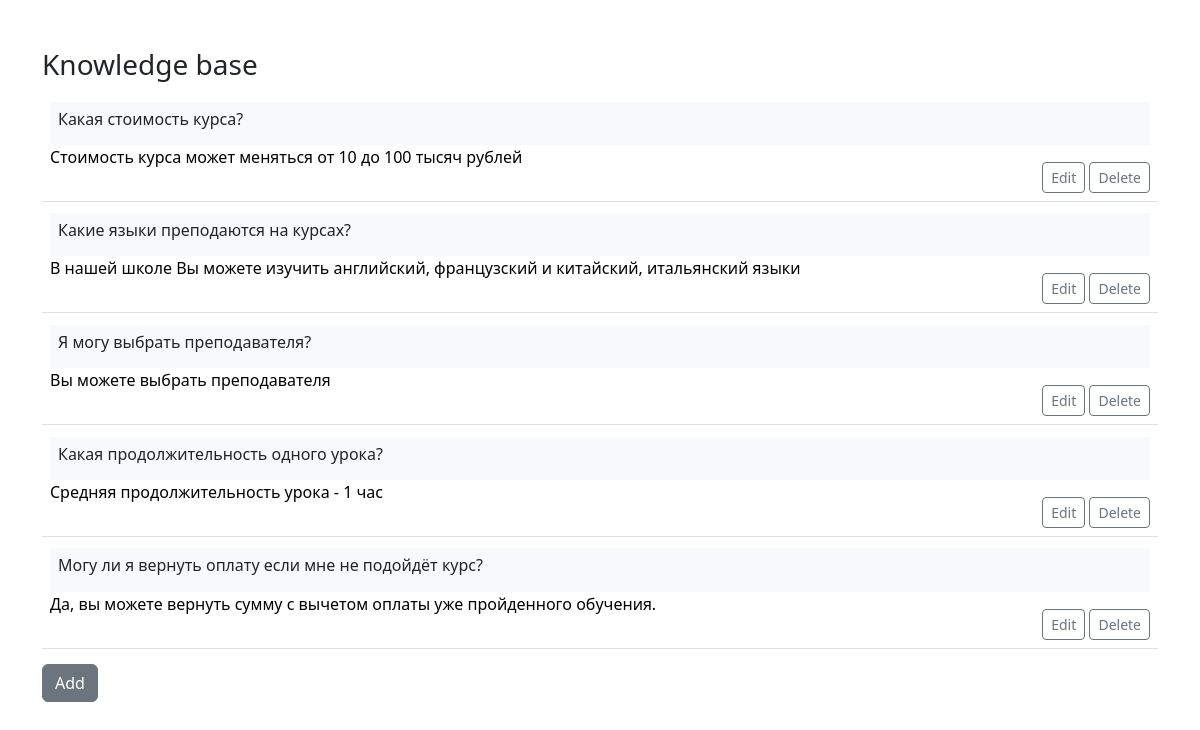
/kb/, run on the app's committed database.
### knowledge_base/models.py (models this page shows, shortened)
class QA(models.Model):
    question = models.TextField(blank=False)
    answer = models.TextField(blank=False)
    created_at = models.DateTimeField(auto_now_add=True)
    updated_at = models.DateTimeField(auto_now=True)
    __original_answer = None
    def __init__(self, *args, **kwargs):
        super(QA, self).__init__(*args, **kwargs)
        self.__original_answer = self.answer
    class Meta:
        verbose_name_plural = "QuestionsAnswers"
        db_table = 'qa'

### knowledge_base/views.py (the view)
# urls.py: path("", views.QAListView.as_view(), name="list_qa"),
class QAListView(ListView):
    model = QA

### knowledge_base/templates/knowledge_base/qa_list.html (shortened to what this page needs)
{% extends 'knowledge_base/base.html' %}
{% block content %}
<div class="container mt-5">
  <h3>Knowledge base</h3>
  {% if object_list %}
    <table class="table">
      <tbody>
    {% for qa in object_list %}
    <tr>
      <td >
      <div class="p-2 mt-1 bg-light text-dark d-flex position-relative">
      <h6> {{ qa.question }}</h6>
      </div>
      <div>
      {{ qa.answer }}
      </div>
      <div class="mt-4 position-relative">
        <div class="position-absolute bottom-0 end-0">
          <a href="{% url 'knowledge_base:edit_qa' pk=qa.pk %}" class="btn btn-outline-secondary btn-sm" role="button">Edit</a>
          <a href="{% url 'knowledge_base:del_qa' pk=qa.pk %}" class="btn btn-outline-secondary btn-sm" role="button">Delete </a>
        </div>
      </div>
      </td>
     <tr>
  {% endfor %}
   </tbody>
  </table>
  {% endif %}
  <div>
    <a href="{% url 'knowledge_base:add_qa' %}" class="btn btn-secondary" role="button">Add</a>
  </div>
</div>
{% endblock %}

### knowledge_base/templates/knowledge_base/base.html (shortened to what this page needs)
{% load bootstrap5 %}
<!DOCTYPE html>
<html lang="en">
<head>
  {% block styles %}
  {% bootstrap_css %}
  {% endblock %}
</head>
<body>
  {% block content %}
  {% endblock %}
</body>
</html>

### data on the page
QA: question "Какая стоимость курса?", answer "Стоимоcть курса может меняться от 10 до 100 тысяч рублей"
QA: question "Какие языки преподаются на курсах?", answer "В нашей школе Вы можете изучить английский, французский и китайский, итальянский языки"
QA: question "Я могу выбрать преподавателя?", answer "Вы можете выбрать преподавателя"
QA: question "Какая продолжительность одного урока?", answer "Средняя продолжительность урока - 1 час"
QA: question "Могу ли я вернуть оплату если мне не подойдёт курс?", answer "Да, вы можете вернуть сумму с вычетом оплаты уже пройденного обучения."
